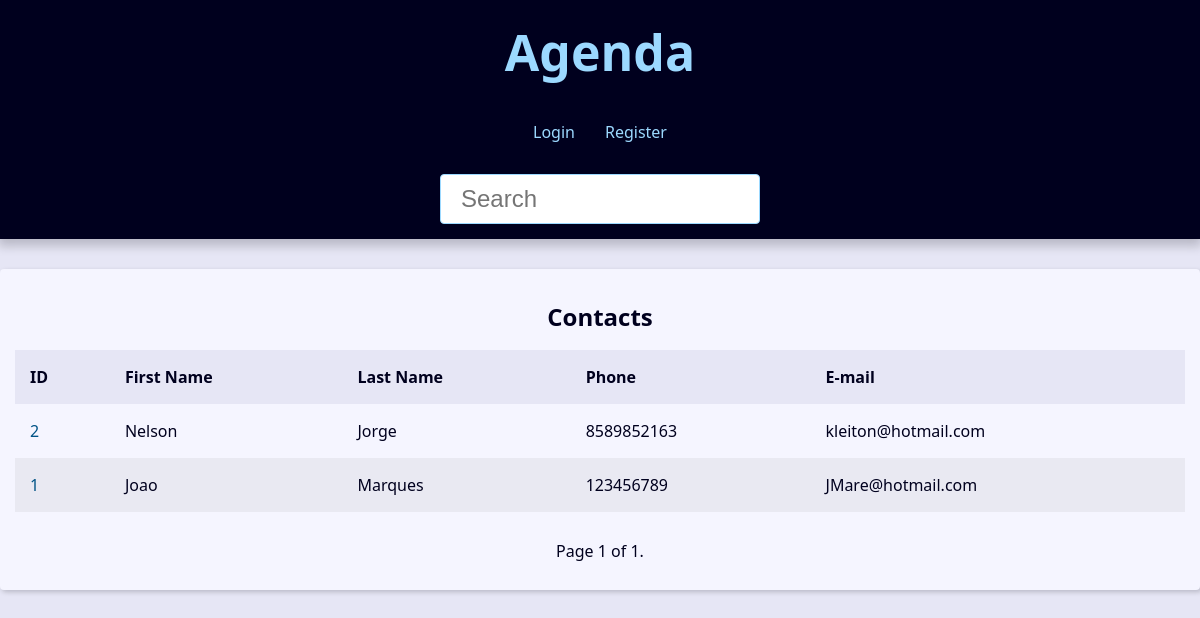
The page / on the database its author committed.
### contact/models.py (models this page shows, shortened)
class Contact(models.Model):
    first_name = models.CharField(max_length=50)
    last_name = models.CharField(max_length=50, blank=True)
    phone = models.CharField(max_length=50)
    email = models.EmailField(max_length=254, blank=True)
    created_date = models.DateTimeField(default=timezone.now)
    description = models.TextField(blank=True)
    show = models.BooleanField(default=True)
    picture = models.ImageField(blank=True, upload_to='pictures/%Y/%m/')
    category = models.ForeignKey(
        Category,
        on_delete=models.SET_NULL,
        blank=True, null=True
    )
    owner = models.ForeignKey(
        User,
        on_delete=models.SET_NULL,
        blank=True, null=True
    )

### contact/views/contact_views.py (the view)
# urls.py: path('', views.index, name='index'),
def index(request):
    contacts = Contact.objects \
        .filter(show=True)\
        .order_by('-id')
    paginator = Paginator(contacts, 10) # Show 10 contacts per page
    page_number = request.GET.get("page")
    page_obj = paginator.get_page(page_number)
    context = {
        'page_obj': page_obj,
        'site_title': 'Contatos - '
    }
    return render(
        request,
        'contact/index.html',
        context
    )

### contact/templates/contact/index.html
{% extends 'global/base.html' %}
{% block content %}
  {% if page_obj %}
    <div class="responsive-table">
      <table class="contacts-table">
        <caption class="table-caption ">
          Contacts
        </caption>
        <thead>
          <tr class="table-row table-row-header">
            <th class="table-header">ID</th>
            <th class="table-header">First Name</th>
            <th class="table-header">Last Name</th>
            <th class="table-header">Phone</th>
            <th class="table-header">E-mail</th>
          </tr>
        </thead>
        <tbody>
          {% for contact in page_obj %}
            <tr class="table-row">
              <td class="table-cel">
                <a
                  class="table-link"
                  href="{% url 'contact:contact' contact.id %}"
                >
                  {{ contact.id }}
                </a>
              </td>
              <td class="table-cel">
                {{ contact.first_name }}
              </td>
              <td class="table-cel">
                {{ contact.last_name }}
              </td>
              <td class="table-cel">
                {{ contact.phone }}
              </td>
              <td class="table-cel">
                {{ contact.email }}
              </td>
            </tr>
          {% endfor %}
        </tbody>
      </table>
    </div>
  {% else %}
    <div class="single-contact">
      <h1 class="single-contact-name">
        Nenhum contato encontrado.
      </h1>
    </div>
  {% endif %}
{% endblock content %}

### base_static/global/css/style.css (style rules this page uses)
:root { --spacing: 1.5rem; --link-dark-color: rgb(0, 83, 134); --link-light-color: rgb(156, 217, 255); --clr-white: rgb(245, 245, 255); --clr-black: rgb(0, 0, 30); --clr-light-gray: rgb(230, 230, 245); --clr-dark-shadow-5: rgba(0, 0, 10, 5%); --clr-dark-shadow-10: rgba(0, 0, 10, 10%); --clr-dark-shadow-20: rgba(0, 0, 10, 20%); --clr-light-shadow-5: rgba(200, 200, 255, 5%); --clr-light-shadow-10: rgba(200, 200, 255, 10%); --clr-light-shadow-20: rgba(200, 200, 255, 20%); --main-page-width: 120rem; --table-min-width: 60rem; --biggest-font-size: 5rem; --bigger-font-size: 4rem; --big-font-size: 3.2rem; --medium-font-size: 2.4rem; --small-font-size: 1.6rem; --smaller-font-size: 1.4rem; --smallest-font-size: 1.2rem; --transition-fast: 300ms; --transition-medium: 600ms; --transition-slow: 1s; --default-border-radius: 4px; }
*, *::before, *::after { margin: 0; padding: 0; box-sizing: border-box; }
html { font-size: 62.5%; }
body { font-family: system-ui, -apple-system, BlinkMacSystemFont, 'Segoe UI', Roboto, Oxygen, Ubuntu, Cantarell, 'Open Sans', 'Helvetica Neue', sans-serif; line-height: 1.5; font-size: var(--small-font-size); color: var(--clr-black); -webkit-font-smoothing: antialiased; background: var(--clr-light-gray); }
.responsive-table { width: 100%; overflow-x: auto; }
.contacts-table { width: 100%; min-width: var(--table-min-width); border-collapse: collapse; }
.table-caption { font-size: var(--medium-font-size); font-weight: bold; padding: var(--spacing); }
.table-row { text-align: left; text-overflow: ellipsis; transition: background-color var(--transition-fast) ease-in-out; }
.table-row:nth-of-type(2n) { background: var(--clr-dark-shadow-5); }
.table-row-header { background: var(--clr-light-gray); color: var(--clr-black); }
.table-cel, .table-header { padding: var(--spacing); }
.table-link { color: var(--link-dark-color); transition: color var(--transition-fast) ease-in-out; text-decoration: none; }

### rows shown on the page
Contact: id "2", first_name "Nelson", last_name "Jorge", phone "8589852163", email "kleiton@hotmail.com"
Contact: id "1", first_name "Joao", last_name "Marques", phone "123456789", email "JMare@hotmail.com"

### other values the page prints
{{ page_obj.number }} "1"
{{ page_obj.paginator.num_pages }} "1"
